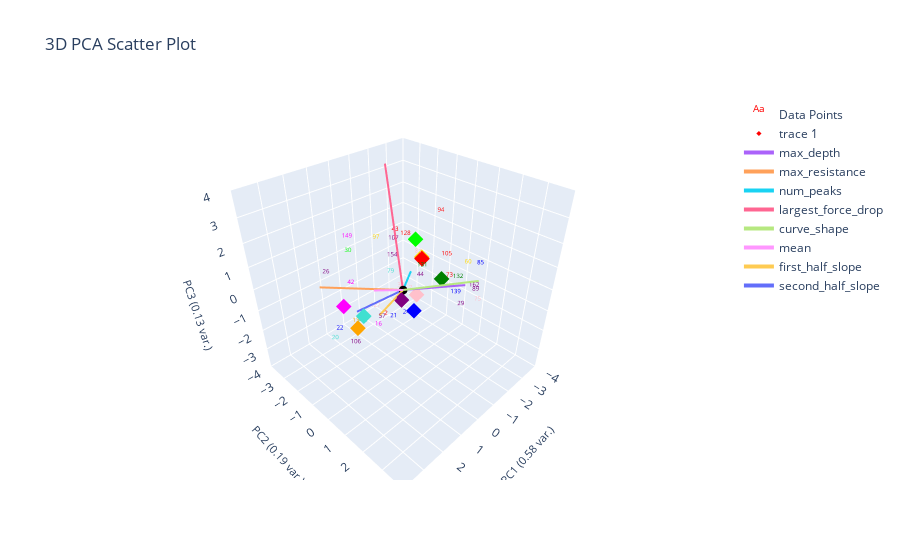

Notebook code cell kept with this figure:
### Markdown cell above
# Plot Labeled Data Only

### Code cell
plotting.get_curve_idx_from_cluster_color('purple', marions_labeled_data[f'{ylabel_name}_nums'], marions_labeled_data.index, data_features)

plotting.plot_clusters_seperately(marions_labeled_data[f'{ylabel_name}_nums'], curve_data, ylabel_name,
                                  cluster_category_names=list(ylabel_to_cluster_num.keys()),
                                  bold_idxs=marions_labeled_data.index.tolist()) 
plotting.plot_pca(marions_labeled_data, marions_labeled_data[f'{ylabel_name}_nums'], graph_title="Clustering Labeled Data", num_pc=3, ylabel_name=ylabel_name, centroids=label_centroids)

### Figure 1 — Plotly figure (JSON) as saved in the notebook; plotly's stock layout.template omitted (floating-point values rounded to 4 significant figures)
{"data": [{"mode": "text", "name": "Data Points", "text": ["2", "7", "16", "20", "21", "22", "24", "26", "29", "30", "34", "42", "43", "44", "54", "57", "60", "64", "73", "75", "79", "81", "85", "89", "92", "94", "97", "105", "106", "107", "108", "127", "128", "131", "132", "134", "139", "149", "151", "154", "162"], "textfont": {"color": ["red", "pink", "magenta", "turquoise", "blue", "blue", "blue", "purple", "purple", "lime", "pink", "magenta", "red", "purple", "lime", "purple", "gold", "purple", "red", "pink", "turquoise", "pink", "blue", "purple", "magenta", "red", "gold", "red", "purple", "purple", "turquoise", "pink", "red", "green", "green", "orange", "blue", "magenta", "purple", "purple", "purple"], "size": 6}, "type": "scatter3d", "x": [1.786, -0.7331, 2.389, 3.34, 1.701, 2.369, -0.3111, 2.778, -2.487, 0.53, -0.1372, 2.454, -0.8063, -0.4417, -4.082, 1.678, -3.358, 1.96, -1.746, -3.223, 0.1714, -0.1802, -0.5689, -1.768, 5.221, -3.112, -1.244, -3.375, 2.965, -1.697, 2.339, -0.3086, -1.875, 0.2968, -2.19, 1.606, -1.724, 0.8824, 4.684, -0.519, -3.262], "y": [0.9617, -0.3063, 1.247, 0.05752, 1.222, -1.008, -0.1204, -0.892, 0.9431, -2.56, -0.2531, 0.004486, -1.245, 0.4697, 0.4224, 0.6393, 0.4964, 1.806, 0.8174, 1.258, -0.4908, 0.5635, 2.966, 2.086, 0.492, -0.9179, -2.874, -0.6794, 0.7027, -2.267, 0.3454, -2.006, -1.729, 1.204, 0.9154, -0.8638, 1.204, -2.081, -0.4187, -1.105, 0.9923], "z": [0.07935, -0.7875, 0.1378, -0.6184, 0.07819, -1.435, -1.688, 1.381, -1.863, 0.5361, -0.3185, 1.231, 1.474, 0.379, 1.604, -0.3001, -0.3758, 1.163, -0.1174, -1.852, 0.3627, 1.541, 1.975, -0.1459, -0.2675, 1.6, 0.2987, -0.5012, -0.6329, 0.3152, -0.2636, -2.374, 0.6881, 1.481, -0.3485, -1.428, -0.7056, 1.52, -1.064, 0.5104, -1.268]}, {"marker": {"color": ["red", "gold", "blue", "green", "purple", "pink", "turquoise", "orange", "lime", "magenta"], "size": 4, "symbol": "diamond"}, "mode": "markers", "type": "scatter3d", "x": [-1.521, -2.301, 0.293, -0.9468, 0.3536, -0.9165, 1.95, 1.606, -1.776, 2.736], "y": [-0.4653, -1.189, 0.8528, 1.06, 0.2688, -0.1488, -0.02929, -0.8638, -1.069, -0.08427], "z": [0.537, -0.03855, -0.355, 0.5661, -0.1387, -0.7581, -0.1731, -1.428, 1.07, 0.6554]}, {"marker": {"color": "black", "size": 3}, "mode": "markers", "name": "Origin", "showlegend": false, "type": "scatter3d", "x": [0], "y": [0], "z": [0]}, {"line": {"width": 4}, "mode": "lines+text", "name": "max_depth", "textposition": "top center", "type": "scatter3d", "x": [0, -2.239], "y": [0, 1.231], "z": [0, -0.2686]}, {"line": {"width": 4}, "mode": "lines+text", "name": "max_resistance", "textposition": "top center", "type": "scatter3d", "x": [0, 2.691], "y": [0, -1.471], "z": [0, 0.7233]}, {"line": {"width": 4}, "mode": "lines+text", "name": "num_peaks", "textposition": "top center", "type": "scatter3d", "x": [0, -0.5868], "y": [0, -0.1622], "z": [0, 0.5022]}, {"line": {"width": 4}, "mode": "lines+text", "name": "largest_force_drop", "textposition": "top center", "type": "scatter3d", "x": [0, -1.486], "y": [0, -2.453], "z": [0, 3.886]}, {"line": {"width": 4}, "mode": "lines+text", "name": "curve_shape", "textposition": "top center", "type": "scatter3d", "x": [0, 0.3836], "y": [0, 3.582], "z": [0, 2.314]}, {"line": {"width": 4}, "mode": "lines+text", "name": "mean", "textposition": "top center", "type": "scatter3d", "x": [0, 2.385], "y": [0, 1.1], "z": [0, 1.722]}, {"line": {"width": 4}, "mode": "lines+text", "name": "first_half_slope", "textposition": "top center", "type": "scatter3d", "x": [0, 1.521], "y": [0, 0.3267], "z": [0, -0.1866]}, {"line": {"width": 4}, "mode": "lines+text", "name": "second_half_slope", "textposition": "top center", "type": "scatter3d", "x": [0, 1.429], "y": [0, -1.063], "z": [0, -0.8333]}], "layout": {"autosize": true, "scene": {"aspectmode": "cube", "xaxis": {"range": [-4, 4], "title": {"font": {"size": 11}, "text": "PC1 (0.58 var.)"}}, "yaxis": {"range": [-4, 4], "title": {"font": {"size": 11}, "text": "PC2 (0.19 var.)"}}, "zaxis": {"range": [-4, 4], "title": {"font": {"size": 11}, "text": "PC3 (0.13 var.)"}}}, "title": {"text": "3D PCA Scatter Plot"}}}
